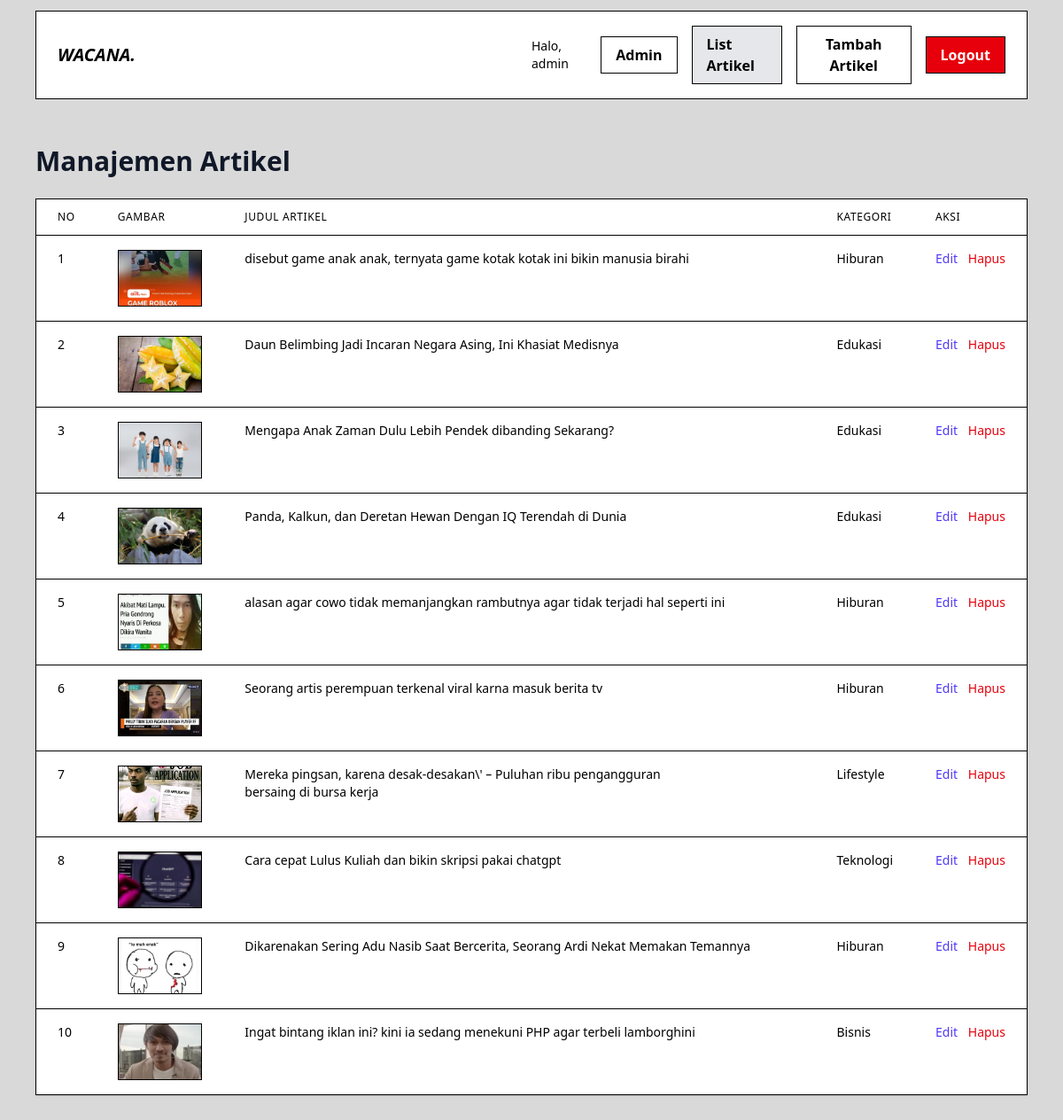
Screenshot of /pages/list-artikel.php (signed in) with the database file from the repository.
### tables this page shows
CREATE TABLE `articles` (
  `id` int NOT NULL,
  `user_id` int NOT NULL,
  `title` varchar(255) NOT NULL,
  `content` text NOT NULL,
  `cover_image` varchar(255) DEFAULT NULL,
  `published_at` datetime DEFAULT NULL,
  `created_at` timestamp NULL DEFAULT CURRENT_TIMESTAMP,
  `updated_at` timestamp NULL DEFAULT CURRENT_TIMESTAMP ON UPDATE CURRENT_TIMESTAMP,
  `category` varchar(50) DEFAULT NULL
);

### pages/list-artikel.php (the view, shortened to what this page needs)
<?php
include_once("../php/connection.php");
$user_role = $_SESSION['role'];
$sql = "SELECT id, cover_image, title, category, published_at FROM articles";
$sql .= " ORDER BY published_at DESC";
$stmt = $conn->prepare($sql);
$stmt->execute();
$result = $stmt->get_result();
$articles = [];
if ($result->num_rows > 0) {
    while ($row = $result->fetch_assoc()) {
        $articles[] = $row;
    }
}
?>
<!DOCTYPE html>
<html lang="id">
<head>
    <link rel="stylesheet" href="../public/css/output.css" />
</head>
<body class="bg-[#d9d9d9] max-w-7xl mx-auto relative">
    <nav
        class="relative flex items-center justify-between px-6 py-4 my-3 bg-white border text-black border-black xl:mx-0 mx-10">
        <div class="flex-1">
            <a href="index.php" class="text-xl italic font-bold uppercase">Wacana.</a>
        </div>
        <div class="flex-1 flex justify-end items-center gap-x-4">
            <span class="text-sm font-medium hidden sm:block">Halo, <?= htmlspecialchars($_SESSION['name']); ?></span>
            <?php if ($user_role === 'admin'): ?>
                <a href="admin-dashboard.php"
                    class="bg-white py-2 px-4 capitalize border-black border hover:shadow-[3px_3px_0_0_black] font-semibold duration-200">
                    Admin
                </a>
            <?php endif; ?>
            <a href="list-artikel.php"
                class="bg-gray-200 py-2 px-4 capitalize border-black border font-semibold duration-200">
                List Artikel
            </a>
            <button id="openAddModalBtn"
                class="bg-white py-2 px-4 capitalize border-black border hover:shadow-[3px_3px_0_0_black] font-semibold duration-200 cursor-pointer">
                Tambah Artikel
            </button>
            <a href="logout.php"
                class="logout-btn bg-red-600 text-white py-2 px-4 capitalize border-black border hover:shadow-[3px_3px_0_0_black] font-semibold duration-200">
                Logout
            </a>
        </div>
    </nav>
    <main class="xl:mx-0 mx-10 py-10">
        <h1 class="text-3xl font-bold text-gray-900 mb-6">Manajemen Artikel</h1>
        <div class="bg-white shadow overflow-hidden border border-black">
            <table class="min-w-full divide-y divide-black-200">
                <thead class="bg-[#d9d9d9]]">
                    <tr>
                        <th scope="col"
                            class="px-6 py-3 text-left text-xs font-medium text-black-500 uppercase tracking-wider">No
                        </th>
                        <th scope="col"
                            class="px-6 py-3 text-left text-xs font-medium text-black-500 uppercase tracking-wider">
                            Gambar</th>
                        <th scope="col"
                            class="px-6 py-3 text-left text-xs font-medium text-black-500 uppercase tracking-wider">
                            Judul
                            Artikel</th>
                        <th scope="col"
                            class="px-6 py-3 text-left text-xs font-medium text-black-500 uppercase tracking-wider">
                            Kategori</th>
                        <th scope="col"
                            class="px-6 py-3 text-left text-xs font-medium text-black-500 uppercase tracking-wider">Aksi
                        </th>
                    </tr>
                </thead>
                <tbody class="bg-white divide-y divide-black-200">
                    <?php if (empty($articles)): ?>
                        <tr>
                            <td colspan="5" class="px-6 py-4 text-center text-black-500">Anda belum membuat artikel.</td>
                        </tr>
                    <?php else: ?>
                        <?php $i = 1;
                        foreach ($articles as $article): ?>
                            <tr>
                                <td class="px-6 py-4 whitespace-nowrap text-sm text-black-500 align-top"><?= $i++; ?></td>
                                <td class="px-6 py-4">
                                    <img src="<?= htmlspecialchars($article['cover_image']); ?>" alt="Cover"
                                        class="w-24 h-16 object-cover border">
                                </td>
                                <td class="px-6 py-4 text-sm font-medium text-black-900 align-top">
                                    <?= htmlspecialchars($article['title']); ?>
                                </td>
                                <td class="px-6 py-4 whitespace-nowrap text-sm text-black-500 align-top">
                                    <?= htmlspecialchars($article['category']); ?>
                                </td>
                                <td class="px-6 py-4 whitespace-nowrap text-sm font-medium space-x-2 align-top">
                                    <button type="button" data-id="<?= $article['id']; ?>"
                                        class="edit-btn text-indigo-600 hover:text-indigo-900">Edit</button>
                                    <a href="delete.php?id=<?= $article['id']; ?>"
                                        class="delete-btn text-red-600 hover:text-red-900">Hapus</a>
                                </td>
                            </tr>
                        <?php endforeach; ?>
                    <?php endif; ?>
                </tbody>
            </table>
        </div>
    </main>
</body>
</html>

### rows the page displays
articles: cover_image (picture), title "disebut game anak anak, ternyata game kotak kotak ini bikin manusia birahi", category "Hiburan"
articles: cover_image (picture), title "Daun Belimbing Jadi Incaran Negara Asing, Ini Khasiat Medisnya", category "Edukasi"
articles: cover_image (picture), title "Mengapa Anak Zaman Dulu Lebih Pendek dibanding Sekarang?", category "Edukasi"
articles: cover_image (picture), title "Panda, Kalkun, dan Deretan Hewan Dengan IQ Terendah di Dunia", category "Edukasi"
articles: cover_image (picture), title "alasan agar cowo tidak memanjangkan rambutnya agar tidak terjadi hal seperti ini", category "Hiburan"
articles: cover_image (picture), title "Seorang artis perempuan terkenal viral karna masuk berita tv", category "Hiburan"
articles: cover_image (picture), title "Mereka pingsan, karena desak-desakan\\' – Puluhan ribu pengangguran bersaing di bursa kerja", category "Lifestyle"
articles: cover_image (picture), title "Cara cepat Lulus Kuliah dan bikin skripsi pakai chatgpt", category "Teknologi"
articles: cover_image (picture), title "Dikarenakan Sering Adu Nasib Saat Bercerita, Seorang Ardi Nekat Memakan Temannya", category "Hiburan"
articles: cover_image (picture), title "Ingat bintang iklan ini? kini ia sedang menekuni PHP agar terbeli lamborghini", category "Bisnis"

### other values shown
$_SESSION['name'] "admin"
